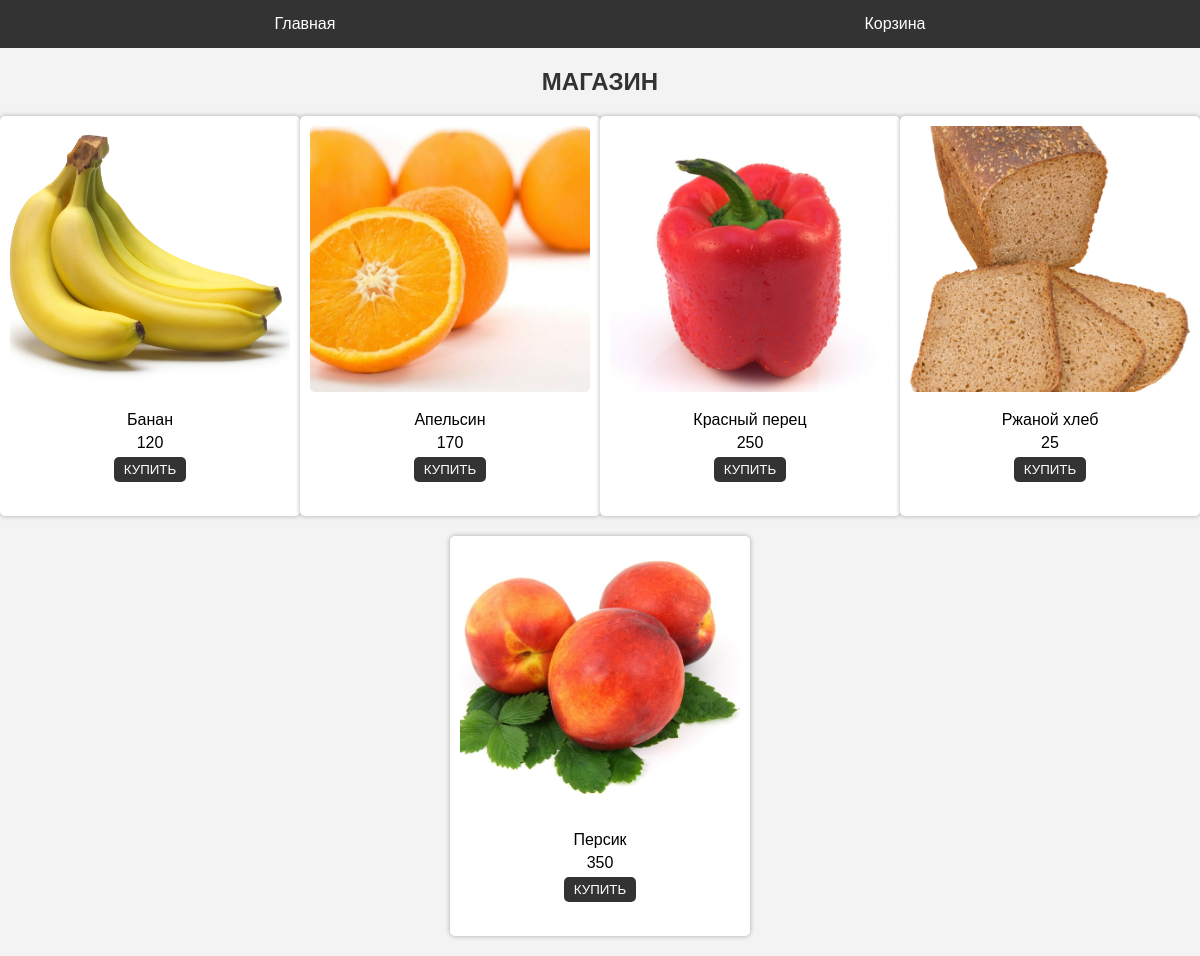
The page / on the database its author committed.
### app/models.py (models this page shows, shortened)
class Tovar(models.Model):
    name = models.CharField(max_length=100, verbose_name='Название товара')
    price = models.IntegerField(verbose_name='Цена товара')
    image = models.CharField(max_length=2000, verbose_name='Изображение')
    discount = models.FloatField(default=0, verbose_name='Скидка в %')

### app/views.py (the view)
# urls.py: path('', views.index, name='home'),
def index(req):
    items = Tovar.objects.all()
    data = {'tovar': items}
    return render(req, 'index.html', data)

### templates/index.html (shortened to what this page needs)
<!DOCTYPE html>
{% load static %}
<html lang="en">
{% block head%}
    <link rel="stylesheet" href="{% static '1.css' %}">
{% endblock %}
{% block header %}
 <header>
     <a href="{% url 'home' %}"> Главная </a>
     <a href="{% url 'tocart' %}"> Корзина </a>
 </header>
{% endblock header %}
{% block content %}
    <h2>МАГАЗИН</h2>
    <main>
        {% for one in tovar %}
            <div class="card">
                <img src="{% static one.image %}" alt="">
                <p>{{ one.name }}</p>
                <p>{{ one.price }}</p>
                <a href="{% url 'buy' one.id %}">
                    <button>КУПИТЬ</button>
                </a>
            </div>
        {% endfor %}
    </main>
{% endblock %}
</html>

### app/static/1.css (style rules this page uses)
* { box-sizing: border-box; }
h2 { text-align: center; color: #333; }
header { background-color: #333; padding: 10px; display: flex; justify-content: space-around; }
header a { color: #fff; text-decoration: none; padding: 5px 10px; border-radius: 5px; }
main { display: flex; flex-wrap: wrap; justify-content: space-around; margin-top: 20px; }
.card { width: 300px; height: 400px; background-color: #fff; box-shadow: 0px 0px 5px rgba(0, 0, 0, 0.3); border-radius: 5px; margin-bottom: 20px; padding: 10px; text-align: center; }
.card img { width: 100%; height: 70%; object-fit: cover; margin-bottom: 10px; border-radius: 5px; }
.card p { margin: 5px 0; }
.card button { background-color: #333; color: #fff; border: none; padding: 5px 10px; border-radius: 5px; cursor: pointer; }

### rows shown on the page
Tovar: image (picture), name "Банан", price "120"
Tovar: image (picture), name "Апельсин", price "170"
Tovar: image (picture), name "Красный перец", price "250"
Tovar: image (picture), name "Ржаной хлеб", price "25"
Tovar: image (picture), name "Персик", price "350"
